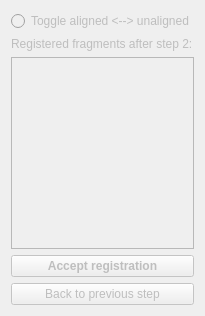
        <widget class="QWidget" name="RegistrationStep2Tab">
         <property name="enabled">
          <bool>false</bool>
         </property>
         <attribute name="title">
          <string>Result Step 2</string>
         </attribute>
         <layout class="QVBoxLayout" name="verticalLayout_2">
          <item>
           <widget class="QRadioButton" name="AlignmentToggleButton2">
            <property name="text">
             <string>Toggle aligned &lt;--&gt; unaligned</string>
            </property>
           </widget>
          </item>
          <item>
           <widget class="QLabel" name="ResultLabelmaps2Label">
            <property name="text">
             <string>Registered fragments after step 2:</string>
            </property>
           </widget>
          </item>
          <item>
           <widget class="qMRMLSubjectHierarchyTreeView" name="ResultModelsTree2">
            <property name="sizePolicy">
             <sizepolicy hsizetype="Ignored" vsizetype="Expanding">
              <horstretch>0</horstretch>
              <verstretch>0</verstretch>
             </sizepolicy>
            </property>
            <property name="minimumSize">
             <size>
              <width>160</width>
              <height>0</height>
             </size>
            </property>
            <property name="editTriggers">
             <set>QAbstractItemView::NoEditTriggers</set>
            </property>
            <property name="selectionMode">
             <enum>QAbstractItemView::ExtendedSelection</enum>
            </property>
            <property name="sortingEnabled">
             <bool>false</bool>
            </property>
            <property name="headerHidden">
             <bool>true</bool>
            </property>
            <property name="nodeTypes">
             <stringlist>
              <string>vtkMRMLModelNode</string>
              <string>vtkMRMLModelHierarchyNode</string>
             </stringlist>
            </property>
           </widget>
          </item>
          <item>
           <widget class="QPushButton" name="AcceptResultButton2">
            <property name="enabled">
             <bool>false</bool>
            </property>
            <property name="font">
             <font>
              <weight>75</weight>
              <bold>true</bold>
             </font>
            </property>
            <property name="focusPolicy">
             <enum>Qt::StrongFocus</enum>
            </property>
            <property name="text">
             <string>Accept registration</string>
            </property>
           </widget>
          </item>
          <item>
           <widget class="QPushButton" name="BackToTab3Button">
            <property name="text">
             <string>Back to previous step</string>
            </property>
           </widget>
          </item>
         </layout>
        </widget>
